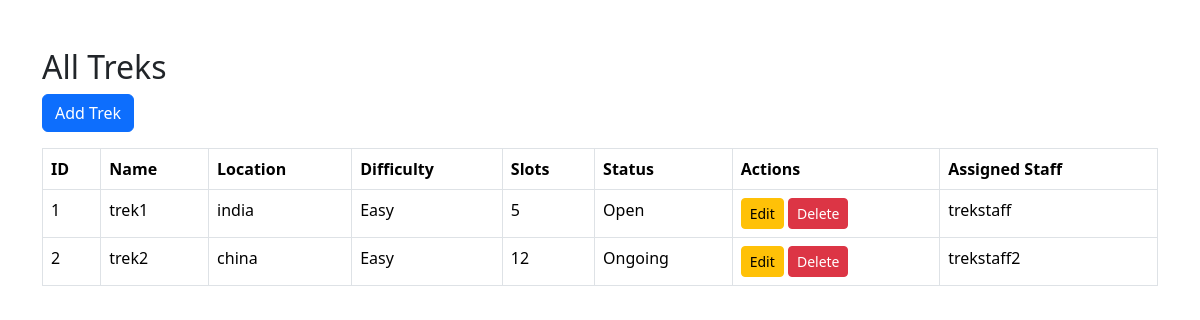
/admin/treks (signed in), run on an earlier commit of the app's database.
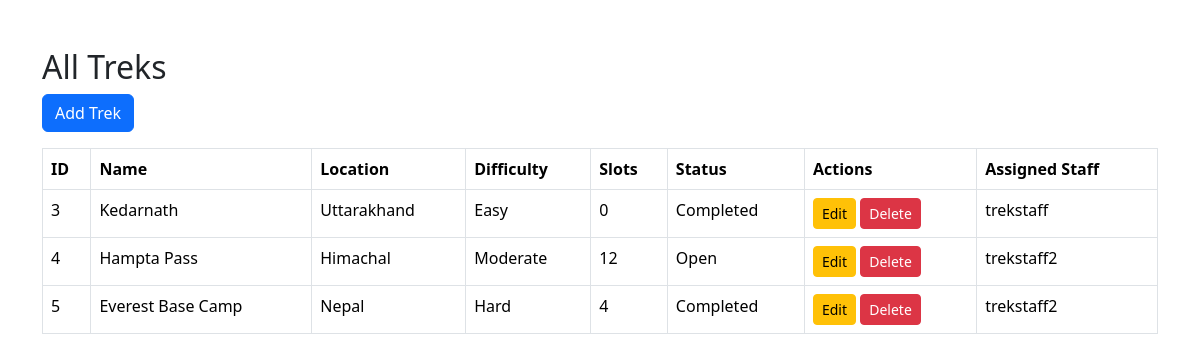
And on a later commit of the database.
### application/models.py (models this page shows, shortened)
class Trek(db.Model):
    __tablename__ = "trek"
    trek_id = db.Column(db.Integer, primary_key=True, autoincrement=True)
    trek_name = db.Column(db.String(100), nullable=False)
    location = db.Column(db.String(100), nullable=False)
    difficulty = db.Column(db.String(20), nullable=False)
    duration = db.Column(db.Integer, nullable=False)
    available_slots = db.Column(db.Integer, nullable=False)
    assigned_staff_id = db.Column(
        db.Integer,
        db.ForeignKey("user.user_id")
    )
    assigned_staff = db.relationship(
    "User",
    foreign_keys=[assigned_staff_id]
)
    status = db.Column(db.String(20), nullable=False)
    start_date = db.Column(db.Date)
    end_date = db.Column(db.Date)
    bookings = db.relationship("Booking", back_populates="trek",cascade="all, delete-orphan")

class User(UserMixin, db.Model):
    __tablename__ = "user"
    user_id = db.Column(db.Integer, primary_key=True, autoincrement=True)
    name = db.Column(db.String(100), nullable=False)
    email = db.Column(db.String(120), unique=True, nullable=False)
    password = db.Column(db.String(200), nullable=False)
    role = db.Column(db.String(20), nullable=False)
    is_approved = db.Column(db.Boolean, default=False)
    is_blacklisted = db.Column(db.Boolean, default=False)
    is_active = db.Column(db.Boolean, default=True)
    bookings = db.relationship("Booking", back_populates="user", cascade="all, delete-orphan")
    staff_profile = db.relationship("StaffProfile", backref="user", uselist=False)

### application/controllers.py (the view)
@app.route("/admin/treks")
@login_required
def view_treks():
    if current_user.role != "Admin":
        return "Access Denied."
    treks = Trek.query.all()
    return render_template(
        "admin/view_treks.html",
        treks=treks
    )

### main.py (called while the page is built)
@login_manager.user_loader
def load_user(user_id):
    return User.query.get(int(user_id))

### templates/admin/view_treks.html (shortened to what this page needs)
<!DOCTYPE html>
<html>
<head>
    <link href="https://cdn.jsdelivr.net/npm/bootstrap@5.3.7/dist/css/bootstrap.min.css" rel="stylesheet">
</head>
<body>
<div class="container mt-5">
    <h2>All Treks</h2>
    <a href="{{ url_for('add_trek') }}" class="btn btn-primary mb-3">
        Add Trek
    </a>
    <table class="table table-bordered">
        <tr>
            <th>ID</th>
            <th>Name</th>
            <th>Location</th>
            <th>Difficulty</th>
            <th>Slots</th>
            <th>Status</th>
            <th>Actions</th>
            <th>Assigned Staff</th>
        </tr>
        {% for trek in treks %}
        <tr>
            <td>{{ trek.trek_id }}</td>
            <td>{{ trek.trek_name }}</td>
            <td>{{ trek.location }}</td>
            <td>{{ trek.difficulty }}</td>
            <td>{{ trek.available_slots }}</td>
            <td>{{ trek.status }}</td>
            <td>
                <a
                    href="{{ url_for('edit_trek', trek_id=trek.trek_id) }}"
                    class="btn btn-warning btn-sm"
                >
                    Edit
                </a>
                <a
                    href="{{ url_for('delete_trek', trek_id=trek.trek_id) }}"
                    class="btn btn-danger btn-sm"
                >
                    Delete
                </a>
            </td>
            <td>
                {% if trek.assigned_staff %}
                    {{ trek.assigned_staff.name }}
                {% else %}
                    Not Assigned
                {% endif %}
            </td>
        </tr>
        {% endfor %}
    </table>
</div>
</body>
</html>

What changed in the data, as far as the page shows it:
removed Trek: trek_id "1", trek_name "trek1", location "india", difficulty "Easy", available_slots "5", status "Open", assigned_staff.name "trekstaff"
removed Trek: trek_id "2", trek_name "trek2", location "china", difficulty "Easy", available_slots "12", status "Ongoing", assigned_staff.name "trekstaff2"
added Trek: trek_id "3", trek_name "Kedarnath", location "Uttarakhand", difficulty "Easy", available_slots "0", status "Completed", assigned_staff.name "trekstaff"
added Trek: trek_id "4", trek_name "Hampta Pass", location "Himachal", difficulty "Moderate", available_slots "12", status "Open", assigned_staff.name "trekstaff2"
added Trek: trek_id "5", trek_name "Everest Base Camp", location "Nepal", difficulty "Hard", available_slots "4", status "Completed", assigned_staff.name "trekstaff2"
